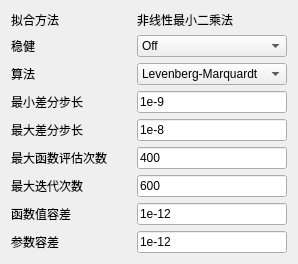
            <widget class="QWidget" name="page_5">
             <property name="geometry">
              <rect>
               <x>0</x>
               <y>0</y>
               <width>286</width>
               <height>240</height>
              </rect>
             </property>
             <attribute name="label">
              <string>高级设置</string>
             </attribute>
             <layout class="QGridLayout" name="gridLayout_2">
              <item row="0" column="0">
               <layout class="QGridLayout" name="gridLayout_10">
                <property name="rightMargin">
                 <number>0</number>
                </property>
                <item row="0" column="0">
                 <widget class="QLabel" name="label_27">
                  <property name="text">
                   <string>拟合方法</string>
                  </property>
                 </widget>
                </item>
                <item row="2" column="1">
                 <widget class="QComboBox" name="comboBox_9">
                  <property name="maximumSize">
                   <size>
                    <width>175</width>
                    <height>16777215</height>
                   </size>
                  </property>
                  <item>
                   <property name="text">
                    <string>Levenberg-Marquardt</string>
                   </property>
                  </item>
                  <item>
                   <property name="text">
                    <string>Trust-Region</string>
                   </property>
                  </item>
                 </widget>
                </item>
                <item row="3" column="1">
                 <widget class="QLineEdit" name="lineEdit_19">
                  <property name="sizePolicy">
                   <sizepolicy hsizetype="Preferred" vsizetype="Fixed">
                    <horstretch>0</horstretch>
                    <verstretch>0</verstretch>
                   </sizepolicy>
                  </property>
                  <property name="text">
                   <string>1e-9</string>
                  </property>
                 </widget>
                </item>
                <item row="5" column="0">
                 <widget class="QLabel" name="label_32">
                  <property name="maximumSize">
                   <size>
                    <width>120</width>
                    <height>16777215</height>
                   </size>
                  </property>
                  <property name="text">
                   <string>最大函数评估次数</string>
                  </property>
                 </widget>
                </item>
                <item row="6" column="1">
                 <widget class="QLineEdit" name="lineEdit_22">
                  <property name="sizePolicy">
                   <sizepolicy hsizetype="Preferred" vsizetype="Fixed">
                    <horstretch>0</horstretch>
                    <verstretch>0</verstretch>
                   </sizepolicy>
                  </property>
                  <property name="text">
                   <string>600</string>
                  </property>
                 </widget>
                </item>
                <item row="7" column="0">
                 <widget class="QLabel" name="label_34">
                  <property name="text">
                   <string>函数值容差</string>
                  </property>
                 </widget>
                </item>
                <item row="7" column="1">
                 <widget class="QLineEdit" name="lineEdit_23">
                  <property name="sizePolicy">
                   <sizepolicy hsizetype="Preferred" vsizetype="Fixed">
                    <horstretch>0</horstretch>
                    <verstretch>0</verstretch>
                   </sizepolicy>
                  </property>
                  <property name="text">
                   <string>1e-12</string>
                  </property>
                 </widget>
                </item>
                <item row="3" column="0">
                 <widget class="QLabel" name="label_30">
                  <property name="maximumSize">
                   <size>
                    <width>120</width>
                    <height>16777215</height>
                   </size>
                  </property>
                  <property name="text">
                   <string>最小差分步长</string>
                  </property>
                 </widget>
                </item>
                <item row="1" column="0">
                 <widget class="QLabel" name="label_28">
                  <property name="text">
                   <string>稳健</string>
                  </property>
                 </widget>
                </item>
                <item row="2" column="0">
                 <widget class="QLabel" name="label_29">
                  <property name="minimumSize">
                   <size>
                    <width>120</width>
                    <height>0</height>
                   </size>
                  </property>
                  <property name="maximumSize">
                   <size>
                    <width>120</width>
                    <height>16777215</height>
                   </size>
                  </property>
                  <property name="text">
                   <string>算法</string>
                  </property>
                 </widget>
                </item>
                <item row="4" column="0">
                 <widget class="QLabel" name="label_31">
                  <property name="maximumSize">
                   <size>
                    <width>120</width>
                    <height>16777215</height>
                   </size>
                  </property>
                  <property name="text">
                   <string>最大差分步长</string>
                  </property>
                 </widget>
                </item>
                <item row="5" column="1">
                 <widget class="QLineEdit" name="lineEdit_21">
                  <property name="sizePolicy">
                   <sizepolicy hsizetype="Preferred" vsizetype="Fixed">
                    <horstretch>0</horstretch>
                    <verstretch>0</verstretch>
                   </sizepolicy>
                  </property>
                  <property name="text">
                   <string>400</string>
                  </property>
                 </widget>
                </item>
                <item row="0" column="1">
                 <widget class="QLabel" name="label_26">
                  <property name="text">
                   <string>非线性最小二乘法</string>
                  </property>
                 </widget>
                </item>
                <item row="1" column="1">
                 <widget class="QComboBox" name="comboBox_8">
                  <item>
                   <property name="text">
                    <string>Off</string>
                   </property>
                  </item>
                  <item>
                   <property name="text">
                    <string>LAR</string>
                   </property>
                  </item>
                  <item>
                   <property name="text">
                    <string>Bisquare</string>
                   </property>
                  </item>
                 </widget>
                </item>
                <item row="4" column="1">
                 <widget class="QLineEdit" name="lineEdit_20">
                  <property name="sizePolicy">
                   <sizepolicy hsizetype="Preferred" vsizetype="Fixed">
                    <horstretch>0</horstretch>
                    <verstretch>0</verstretch>
                   </sizepolicy>
                  </property>
                  <property name="text">
                   <string>1e-8</string>
                  </property>
                 </widget>
                </item>
                <item row="6" column="0">
                 <widget class="QLabel" name="label_33">
                  <property name="text">
                   <string>最大迭代次数</string>
                  </property>
                 </widget>
                </item>
                <item row="8" column="0">
                 <widget class="QLabel" name="label_35">
                  <property name="maximumSize">
                   <size>
                    <width>80</width>
                    <height>16777215</height>
                   </size>
                  </property>
                  <property name="text">
                   <string>参数容差</string>
                  </property>
                 </widget>
                </item>
                <item row="8" column="1">
                 <widget class="QLineEdit" name="lineEdit_24">
                  <property name="sizePolicy">
                   <sizepolicy hsizetype="Preferred" vsizetype="Fixed">
                    <horstretch>0</horstretch>
                    <verstretch>0</verstretch>
                   </sizepolicy>
                  </property>
                  <property name="text">
                   <string>1e-12</string>
                  </property>
                 </widget>
                </item>
               </layout>
              </item>
             </layout>
            </widget>
